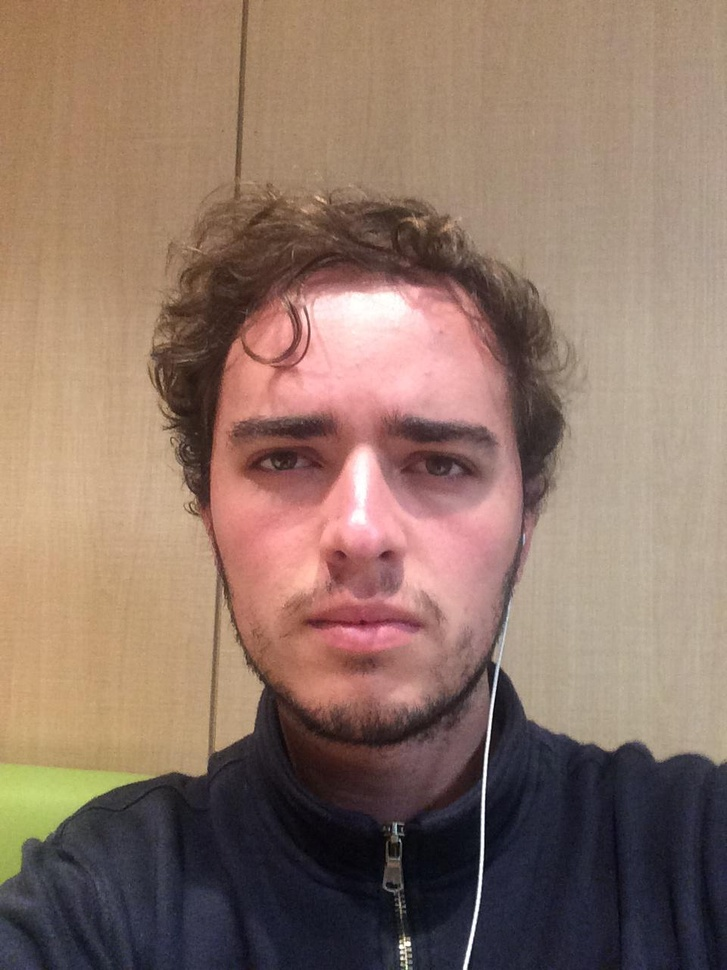
//> input picture metodos/regiones/cara.jpeg, 727 x 970 px, shrunk from 960 x 1280 before the run
$ ./regiones ../cara.jpeg 2 3   (built with g++ and OpenCV 4)
//> lines starting //> are read from the running program, lines starting //| are printed output that depends on the picture; after the words box and inside, x2 and y2 are one past the last pixel; in counts of white or black regions, pixels touching at a corner belong together

#include <iostream>
#include <vector>
#include <deque>
#include <stdio.h>

#include "opencv2/imgproc.hpp"
#include "opencv2/highgui.hpp"


#include <opencv2/core/utility.hpp>
#include "opencv2/imgcodecs.hpp"

using namespace cv;

using namespace std;

class Punto{

    public:

        int x;
        int y;
        Vec3b color;

        Punto(int x, int y ,Vec3b col )
        {
            this->x = x;
            this->y = y;
            this->color = col;
        }

        // [4 lines left out: function imprimir, not called in this run]

    private:

};

class Recorrido{

    private:
    int ** mat;     // matriz
    int tamx;       // tam en x
    int tamy;       // tam en y
    int noVistos;   // cantidad de pixeles no vistos

    public:
        // crea una matriz para verificar los pixeles ya vistos
        Recorrido(int tamx, int tamy)
        {
            this->tamx = tamx;
            this->tamy = tamy;

            mat = new int*[tamy];
            for(int a = 0; a < tamy ; a++)
            {
                mat[a] = new int[tamx];
                for (int b = 0; b < tamx ; b++)
                {
                    mat[a][b] = 0;
                }
            }
            noVistos = tamx * tamy;
        }

        // convierte el pixel en la posicion (x,y) en visto
        void verPos(int x, int y)
        {
            mat[y][x] = 1;
            noVistos --;
        }

        // ya no visto
        void noVer(int x, int y)
        {
            mat[y][x] = 0;
            noVistos ++;
        }

        // en caso de ya haber sido visto, vist = true, no visto = false
        bool visto(int x, int y)
        {
            //*
            if ( mat[y][x] != 0 )
            {
                return true;
            }//*/
            return false;
        }

        // imprime :v
        // [11 lines left out: function imprimir, not called in this run]

        bool interno(int x, int y)
        {
            if (0 < x && x < tamx && 0 < y && y < tamy)
            {
                return true;
            }
            return false;
        }
};

class Area{

    vector<Punto> *puntos;  // puntos del area
    deque<Punto> *posibles;// posibles puntos del area :D


    float total0;
    float total1; // para cada uno de los canales
    float total2;

    int cant;


    public:

        Area( Punto p )
        {
            puntos = new vector<Punto>();
            posibles = new deque<Punto>();
            puntos->push_back(p);
            total0 = p.color[0];
            total1 = p.color[1]; // full lazy
            total2 = p.color[2];
            cant = 1;
        }

        // [4 lines left out: function size, not called in this run]

        int sizePosibles()
        {
            return posibles->size();
        }

        Punto posiblesTop()
        {
            Punto pp = posibles->front();
            posibles->pop_front();
            return pp;
        }

        // une el vector posib al vector posibles
        void agregarPosibles( vector<Punto> posib )
        {
            this->posibles->insert(posibles->end(), posib.begin() , posib.end() );
        }

        bool insertar(Punto p, int cercania )
        {
            //cout<<size()<<endl;

            float vinf = total0/cant - cercania;
            float vsup = total0/cant + cercania;
            if (vinf < 0)   vinf = 0;
            if (255 < vsup) vsup = 255;

            bool bo0 = vinf < p.color[0] && p.color[0] < vsup;

            vinf = total1/cant - cercania;
            vsup = total1/cant + cercania;
            if (vinf < 0)   vinf = 0;
            if (255 < vsup) vsup = 255;

            bool bo1 = vinf < p.color[1] && p.color[1] < vsup;

            vinf = total2/cant - cercania;
            vsup = total2/cant + cercania;
            if (vinf < 0)   vinf = 0;
            if (255 < vsup) vsup = 255;

            bool bo2 = vinf < p.color[2] && p.color[2] < vsup;

            if ( bo0 && bo1 && bo1 )
            {
                puntos->push_back( p );

                // medir promedios
                this->total0 += p.color[0];
                this->total1 += p.color[1];
                this->total2 += p.color[2];
                cant ++;
                return true;
            }

            return false;
        }

        Punto top()
        {
            return puntos->back();
        }

        // [10 lines left out: functions imprimir, imprimirListaPuntos, not called in this run]

        Vec3b colorPromedio()
        {
            Vec3b color;
            color[0] = total0/cant;
            color[1] = total1/cant;
            color[2] = total2/cant;

            return color;
        }

        void areaAImagen(Mat &img)
        {
            Vec3b color = colorPromedio();

            for (auto pt = puntos->begin(); pt != puntos->end(); ++pt)
            {
                img.at<Vec3b>( Point(pt->x, pt->y) ) = color;
            }
        }
};

class Conjunto{
    vector<Area> *areas;

    public:

        Conjunto()
        {
            areas = new vector<Area>();
        }

        void agregar(Area area)
        {
            areas->push_back( area );
        }

        int size()
        {
            return areas->size();
        }

        void conjuntoAImagen(Mat &img, Mat &res)
        {
            res = img.clone();
            //res = cv::Scalar(255,255,255);
            res = cv::Scalar(0,0,0);
            for (auto area = areas->begin(); area != areas->end(); ++area)
            {
                area->areaAImagen(res);
            }
        }
};

// corta, pega, une, hace magia y retorna una imagen con las areas
void regiones(Mat &src, Mat &res, bool esquinas, int distancia, vector<Punto> fuentes);


void imprimirListaPuntos(vector<Punto> fuentes);

// seleccion de fuentes
// toma los valores con max y min intensidad
vector<Punto> intensidadColores( Mat &res );

// todos los pixeles como fuentes -> el mejor hasta el momento
vector<Punto> todos( Mat &res );

// muestra una pantalla, para que el usuario decida fuentes
vector<Punto> manual(Mat & img);

void restaNegativa(Mat &src, Mat &filtro, Mat &res);
void binarizar(Mat &img, Mat &res, int umbral);
int main ( int argc, char** argv )
{
    if( argc < 4 )
    {
      cout<<" ingresar : "<<argv[0]<<" (nombre imagen) (distancia entre colores) (metodo 1(manual) 2(todos) 3(intensidades) ) "<<endl;
      return -1;
    }
    const char* imageName = argv[1];
    float       distancia = atof(argv[2]);
    int         metodo    = atoi(argv[3]);

    // Loads an image
    Mat src;
    src = imread( imageName, IMREAD_COLOR );
//> src is the input picture: 970 rows x 727 cols, CV_8UC3; mean B, G, R 103.4, 117.2, 143.2
    if( src.empty() )
    {
        printf(" Error opening image\n");
        return -1;
    }

    if ( 0 > distancia || distancia > 255 )
    {
        printf("la distancia debe estar entre 0 y 255 \n");
        return -1;
    }

    int topeMetodos= 3;
    if(0 >= metodo || metodo > topeMetodos )
    {
        printf("metodo debe estar entre 1 y %d \n",topeMetodos);
        return -1;
    }

    vector<Punto> fuentes;
    Mat dest = src.clone();

    //cvtColor( src, dest, COLOR_BGR2GRAY );

    switch(metodo)
    {
        case 1: fuentes = manual ( dest );              break;
        case 2: fuentes = todos ( dest );               break;
        case 3: fuentes = intensidadColores ( dest );   break;
//> the loop in intensidadColores, `for(  ; it != end; ++it)` made 705190 passes
//> (max0, max1, max2, min0, min1, min2) on pass 1: (77, 115, 157, 77, 115, 157)
//> (max0, max1, max2) on passes 2, 5, 19, 44, 66, 67: (82, 120, 162), (84, 122, 164), (89, 124, 168), (96, 129, 174), (103, 138, 178), (104, 139, 179)
//> after the loop in intensidadColores, `for(  ; it != end; ++it)`: max0 = 255; min0 = 0
//> the loop in intensidadColores, `for(  ; it != end; ++it)` made 705190 passes
//> max on passes 1 to 3: false, false, false
//> after the loop in intensidadColores, `for(  ; it != end; ++it)`: fuentes = 5884 items; pos = 705190
//| 255  255  255
//> fuentes = 5884 items
    }

    cout<<"tamaño imagen : "<< src.cols<< " , "<<src.rows<<endl<< "total pixeles : "<<src.cols * src.rows<<endl;
//| tamaño imagen : 727 , 970
//| total pixeles : 705190

    cout<<"fuentes : "<<fuentes.size()<<endl;
//| fuentes : 5884

    regiones( dest, dest, false, distancia, fuentes);
//> the loop in regiones, `for (auto it = fuentes.begin(); it != fuentes.end(); ++it)` made 5884 passes
//> (total0 in Area, total1 in Area, this->x in Punto, this->y in Punto, this->color in Punto, cambio in adyacentes, this->x in Punto (second call), this->y in Punto (second call)) on passes 1, 2, 4: (189, 188, 415, 290, [186, 184, 250], true, 417, 290), (192, 191, 413, 291, [186, 185, 251], true, 415, 291), (217, 222, 390, 292, [220, 223, 254], true, 392, 292)
//| areas : 1510
//> after the loop in conjuntoAImagen, `for (auto area = areas->begin(); area != areas->end(); ++area)`:
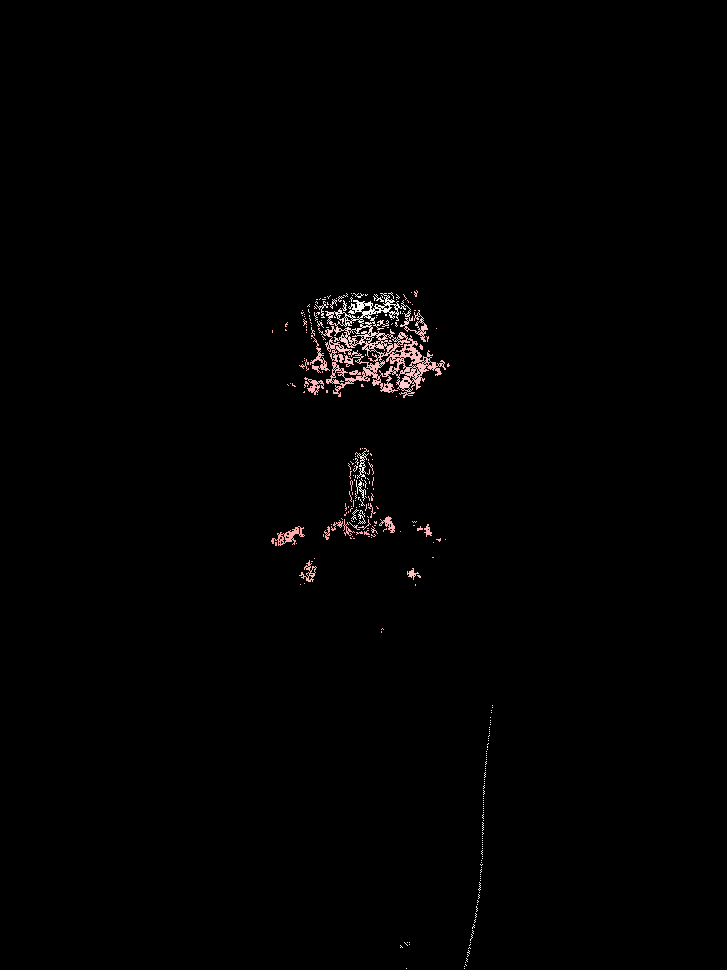
//> res: 970 rows x 727 cols, CV_8UC3; mean B, G, R 1.9, 1.9, 2.3


    std::stringstream ss( argv[ 1 ] );
    std::string basename;
    getline( ss, basename, '.' );

    /*
    imwrite( basename + "hola.jpg" , dest );
    /*/
    imwrite( "hola.jpg" , dest );

    int umbral = 2;
    Mat hola;

    cvtColor( dest, hola, COLOR_BGR2GRAY );

    Mat blanco(src.rows, src.cols, CV_8UC3, Scalar( 255,255,255 ));

    MatIterator_< Vec3b > it, end;
    it  = hola.begin< Vec3b >( );
    end = hola.end< Vec3b >( );

    for(  ; it != end; ++it) // contar aparicion de cada tonalidad
    {
        if( (*it)[0] < umbral ) { (*it)[0] = 255; }
        else                    { (*it)[0] = 0; }

    }
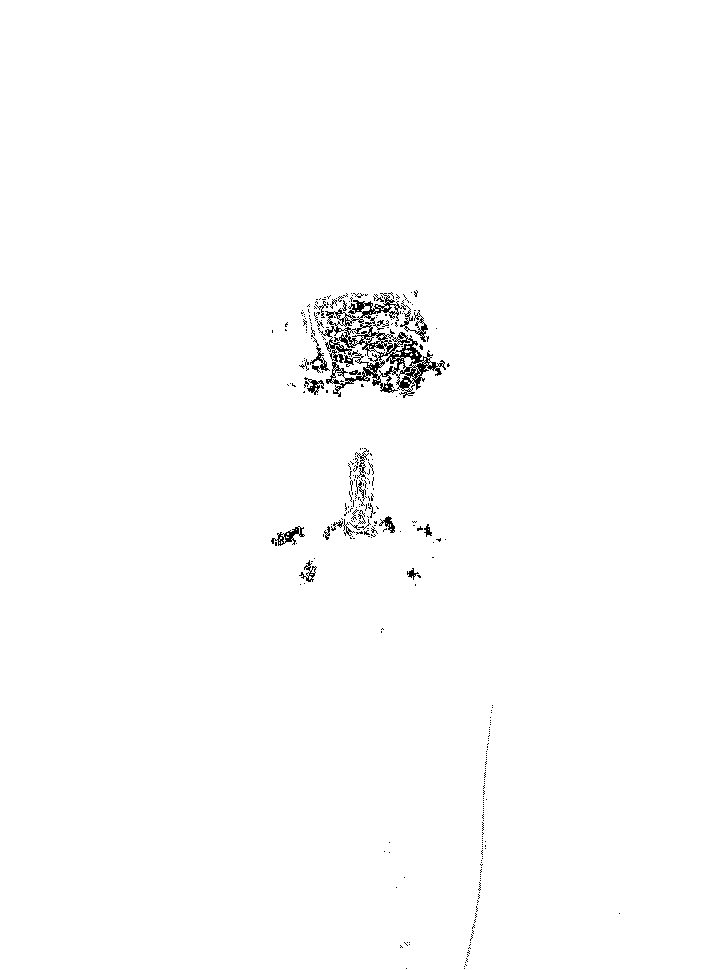
//> hola: 970 rows x 727 cols, CV_8UC1; 99.1% white; black in thin lines or dots, all inside (x1, y1, x2, y2) = (271, 290, 620, 969)


    cvtColor( hola, hola, COLOR_GRAY2BGR );

    //restaNegativa(src, dest, dest );
    //binarizar(dest,dest,2);
    // src - (blanco-dest)
    imwrite( "res.jpg" , src-hola );


    //*/

    return 0;
}

// [91 lines left out: functions binarizar, restaNegativa, imprimirListaPuntos, not called in this run]

// verifica si un punto es viable
bool mirarPunto(vector<Punto> &puntos, Mat &img, int x, int y, Recorrido rec)
{
    if( rec.interno(x,y) && !rec.visto(x,y) )
    {
        rec.verPos( x, y );
        puntos.push_back( Punto( x , y , img.at<Vec3b>( Point(x, y) ) ) );
        return true;
    }
    return false;
}

// mira los pixeles adyacentes al que se esta mirando, en caso de que estos sean viables
bool adyacentes(vector<Punto> &puntos, Mat &img, int x , int y, bool esquinas , Recorrido rec)
{
    bool cambio = false;

    cambio |= mirarPunto(puntos, img, x-1, y,rec);
    cambio |= mirarPunto(puntos, img, x+1, y,rec);
    cambio |= mirarPunto(puntos, img, x, y-1,rec);
    cambio |= mirarPunto(puntos, img, x, y+1,rec);

    if(esquinas)
    {
        cambio |= mirarPunto(puntos, img, x-1, y-1,rec);
        cambio |= mirarPunto(puntos, img, x+1, y-1,rec);
        cambio |= mirarPunto(puntos, img, x-1, y+1,rec);
        cambio |= mirarPunto(puntos, img, x+1, y+1,rec);
    }

    return cambio;
}

// consigue un area, segun un punto inicial de forma continua, para evitar los limites de la recursion
void conseguirArea(Area &area, Mat &img, bool esquinas,int distancia, Recorrido rec)
{
    vector<Punto> *nuevos;

    // los adyacentes del primer punto
    nuevos = new vector<Punto>();
    adyacentes(*nuevos, img, area.top().x, area.top().y,esquinas, rec);
    area.agregarPosibles(*nuevos);

    while( area.sizePosibles( ) > 0 )
    {
        if( area.insertar( area.posiblesTop() , distancia ) )
        {
            rec.verPos(area.top().x, area.top().y);
            nuevos = new vector<Punto>();
            adyacentes(*nuevos, img, area.top().x, area.top().y,esquinas, rec);
            area.agregarPosibles(*nuevos);
        }
        else
        {
            rec.noVer(area.top().x, area.top().y);
        }
    }
}

// consigue n regiones y afecta la imagen para representarlas
void regiones(Mat &src, Mat &res, bool esquinas, int distancia, vector<Punto> fuentes)
{
    Recorrido rec(src.cols,src.rows);

    Conjunto *conj = new Conjunto();


    res = src.clone();
    Vec3b col = (0,0,0);

    Area* area;
    for (auto it = fuentes.begin(); it != fuentes.end(); ++it)
    {
        // se hace de esta forma, en caso de que dos semillas se sobrelapen, haciendo que solo la primera semilla gane
        if ( !rec.visto(it->x, it->y) )
        {
            rec.verPos(it->x, it->y);
            area = new Area( *it ); // primer punto
            conseguirArea(*area, src, esquinas,distancia, rec);

            conj->agregar(*area);
        }
    }

    cout<<endl<<"areas : "<<conj->size()<<endl;
    conj->conjuntoAImagen(res, res);
}


// metodos para conseguir fuentes
vector<Punto> intensidadColores( Mat &res )
{

    MatIterator_< Vec3b > it, end;
    it  = res.begin< Vec3b >( );
    end = res.end< Vec3b >( );

    int max0 = 0;
    int max1= 0;
    int max2 = 0;

    int min0 = 255;
    int min1= 255;
    int min2 = 255;

    for(  ; it != end; ++it) // contar aparicion de cada tonalidad
    {
        if ( (*it)[0] > max0)// azul
        {
            max0  = (*it)[0];
        }
        if ( (*it)[1] > max1)// verde
        {
            max1 = (*it)[1];
        }
        if ( (*it)[2] > max2)// rojo
        {
            max2  = (*it)[2];
        }

        if ( (*it)[0] < min0)// azul
        {
            min0  = (*it)[0];
        }
        if ( (*it)[1] < min1)// verde
        {
            min1 = (*it)[1];
        }
        if ( (*it)[2] < min2)// rojo
        {
            min2  = (*it)[2];
        }
    }

    vector<Punto> fuentes;

    it  = res.begin< Vec3b >( );
    end = res.end< Vec3b >( );
    int pos = 0;
    bool max;
    bool min;
    for(  ; it != end; ++it) // contar aparicion de cada tonalidad
    {
        max = (*it)[0] == max0 || (*it)[1] == max1 || (*it)[2] == max2;
        min = (*it)[0] == min0 || (*it)[1] == min1 || (*it)[2] == min2;
        if ( max || min )
        {
            fuentes.push_back( Punto( pos % res.cols ,pos / res.cols, *it) );
        }
        pos++;
    }

    cout<<max0<<"  "<<max1<<"  "<<max2<<"  "<<endl;

    return fuentes;


}

// retorna todos los valores
// [16 lines left out: function todos, not called in this run]

// esto se me hace horrible, pero no entiendo bien como funcionan estas funciones
// por lo que no puedo quitar las variables globales
vector<Punto> fuentes;
Mat markerMask, immg;
Point prevPt(-1, -1);
// [37 lines left out: functions onMouse, manual, not called in this run]
